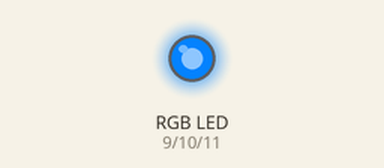
Simulated run of this sketch. Board: Arduino Uno, built with avr-gcc and run on an emulated ATmega328P. Shown: an RGB LED mixed from three pins (HIGH = lit). Dim RGB values are drawn brighter than linear.

Above: at 0.05 s.
At 0.6 s:
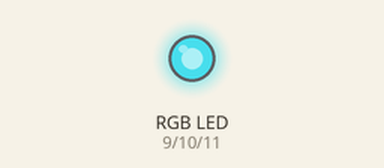
At 1.2 s:
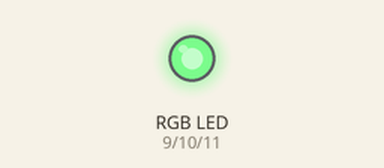
At 2.35 s:
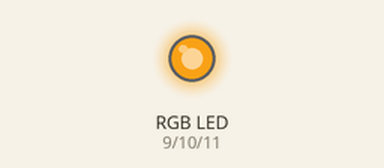
At 3.5 s:
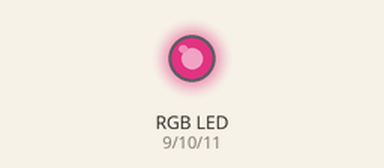
At 4.65 s:
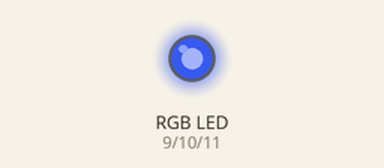
Timing chart, 0 to 6.7 s (numbered marks = the images above):
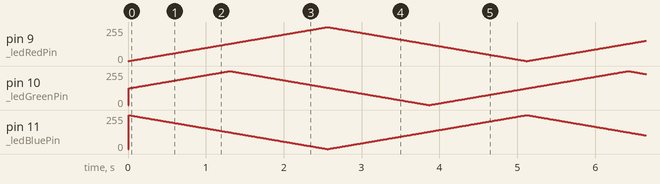

The sketch:

rgb.ino
```cpp
int _potPen = A0;
int _ledRedPin = 9;
int _ledGreenPin = 10;
int _ledBluePin = 11;
int _ledRedBrightness = 0;
int _ledGreenBrightness = 125;
int _ledBlueBrightness = 255;

bool _ledRedHit = false;
bool _ledGreenHit = false;
bool _ledBlueHit = false;

int _blink = 0;


void setup() {
  pinMode(_ledRedPin, OUTPUT);
  pinMode(_ledGreenPin, OUTPUT);
  pinMode(_ledBluePin, OUTPUT);
  Serial.begin(9600);
}

void loop() {

  if( _ledRedHit )
  {
    _ledRedBrightness--;
  }
  else
  {
    _ledRedBrightness++;
  }

  if( _ledRedBrightness > 255 )
  {
    _ledRedHit = !_ledRedHit;
    _ledRedBrightness = 254;
  }
  else if( _ledRedBrightness < 0 )
  {
    _ledRedHit = !_ledRedHit;
    _ledRedBrightness = 1;
  }


  /// Green
  if( _ledGreenHit )
  {
    _ledGreenBrightness--;
  }
  else
  {
    _ledGreenBrightness++;
  }

  if( _ledGreenBrightness > 255 )
  {
    _ledGreenHit = !_ledGreenHit;
    _ledGreenBrightness = 254;
  }
  else if( _ledGreenBrightness < 0 )
  {
    _ledGreenHit = !_ledGreenHit;
    _ledGreenBrightness = 1;
  }


  /// blue
  if( _ledBlueHit )
  {
    _ledBlueBrightness--;
  }
  else
  {
    _ledBlueBrightness++;
  }

  if( _ledBlueBrightness > 255 )
  {
    _ledBlueHit = !_ledBlueHit;
    _ledBlueBrightness = 254;
  }
  else if( _ledBlueBrightness < 0 )
  {
    _ledBlueHit = !_ledBlueHit;
    _ledBlueBrightness = 1;
  }


  delay(10);

  analogWrite(_ledRedPin, _ledRedBrightness);
  analogWrite(_ledGreenPin, _ledGreenBrightness);
  analogWrite(_ledBluePin, _ledBlueBrightness);
}
```
